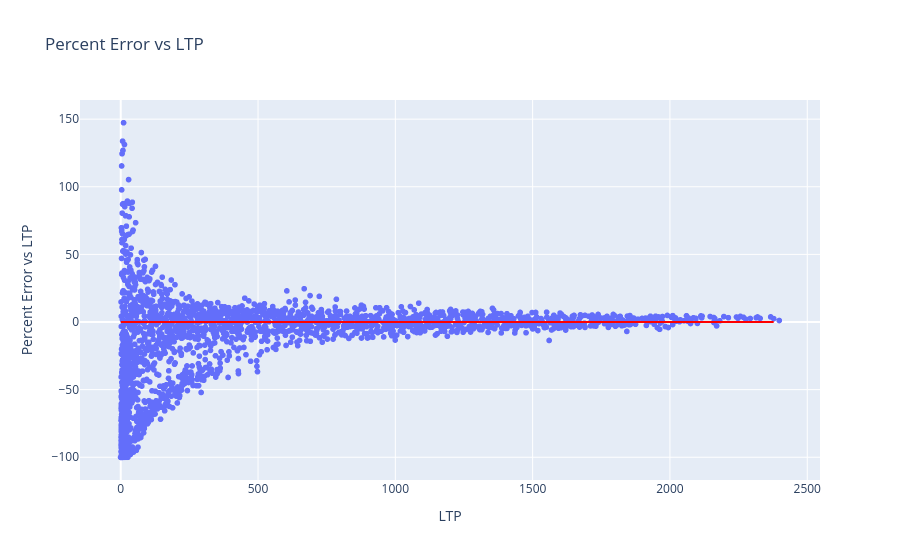

Write notebook code for a chart like this one.
### Code cell
fig = px.scatter(option_data, x='LTP', y='Percent Error vs LTP', title='Percent Error vs LTP')
fig.add_shape(type='line', x0=0, y0=0, x1=option_data['Close Price'].max(), y1=0,
              line=dict(color='Red',), xref='x', yref='y')
fig.show()

### Figure 1 — Plotly figure (JSON) as saved in the notebook; plotly's stock layout.template omitted (floating-point values rounded to 4 significant figures; data arrays with more than 128 entries replaced by an {"elided": "..."} marker saying what was removed)
{"data": [{"hovertemplate": "LTP=%{x}<br>Percent Error vs LTP=%{y}<extra></extra>", "legendgroup": "", "marker": {"color": "#636efa", "symbol": "circle"}, "mode": "markers", "name": "", "showlegend": false, "type": "scattergl", "x": {"elided": "2753 float values"}, "xaxis": "x", "y": {"elided": "2753 float values"}, "yaxis": "y"}], "layout": {"legend": {"tracegroupgap": 0}, "shapes": [{"line": {"color": "Red"}, "type": "line", "x0": 0, "x1": 2378.0, "xref": "x", "y0": 0, "y1": 0, "yref": "y"}], "title": {"text": "Percent Error vs LTP"}, "xaxis": {"anchor": "y", "domain": [0, 1], "title": {"text": "LTP"}}, "yaxis": {"anchor": "x", "domain": [0, 1], "title": {"text": "Percent Error vs LTP"}}}}
